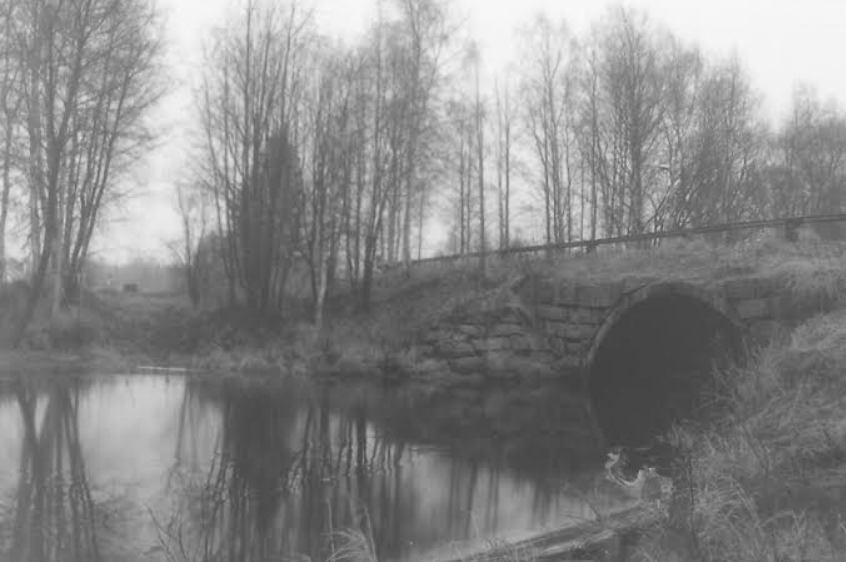
#> input picture Histogram equilization/histoequi.png, 846 x 562 px
$ python otsu_thresh.py --image '../Histogram equilization/histoequi.png'
#> lines starting #> are read from the running program, lines starting #| are printed output that depends on the picture; after the words box and inside, x2 and y2 are one past the last pixel; in counts of white or black regions, pixels touching at a corner belong together
# import the necessary packages
import argparse
import cv2
# construct the argument parser and parse the arguments
ap = argparse.ArgumentParser()
ap.add_argument("-i", "--image", type=str, required=True,
	help="path to input image")
args = vars(ap.parse_args())

# load the image and display it
image = cv2.imread(args["image"])
#> image is the input picture: shape (562, 846, 3); min 62, max 250, mean 135.4
cv2.imshow("Image", image)
# convert the image to grayscale and blur it slightly
gray = cv2.cvtColor(image, cv2.COLOR_BGR2GRAY)
blurred = cv2.GaussianBlur(gray, (7, 7), 0)

# apply Otsu's automatic thresholding which automatically determines
# the best threshold value
(T, threshInv) = cv2.threshold(blurred, 0, 255,
	cv2.THRESH_BINARY_INV | cv2.THRESH_OTSU)
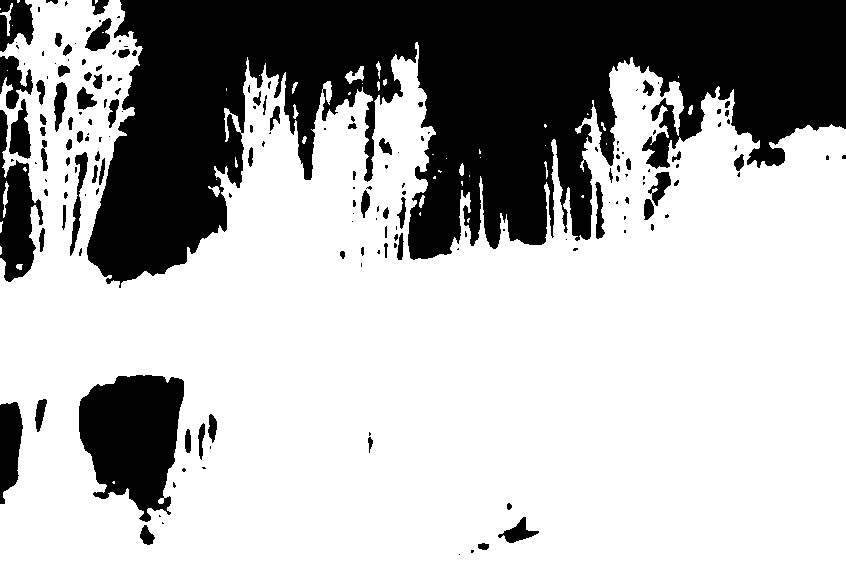
#> threshInv: shape (562, 846); 69.1% white; 180 black regions (102 under 20 px), largest, box (x1, y1, x2, y2) and area: (87, 0, 846, 288) 119364, (79, 375, 184, 522) 10775, (0, 110, 43, 282) 3641
#> T = 152
cv2.imshow("Threshold", threshInv)
print("[INFO] otsu's thresholding value: {}".format(T))
#| [INFO] otsu's thresholding value: 152.0
# visualize only the masked regions in the image
masked = cv2.bitwise_and(image, image, mask=threshInv)
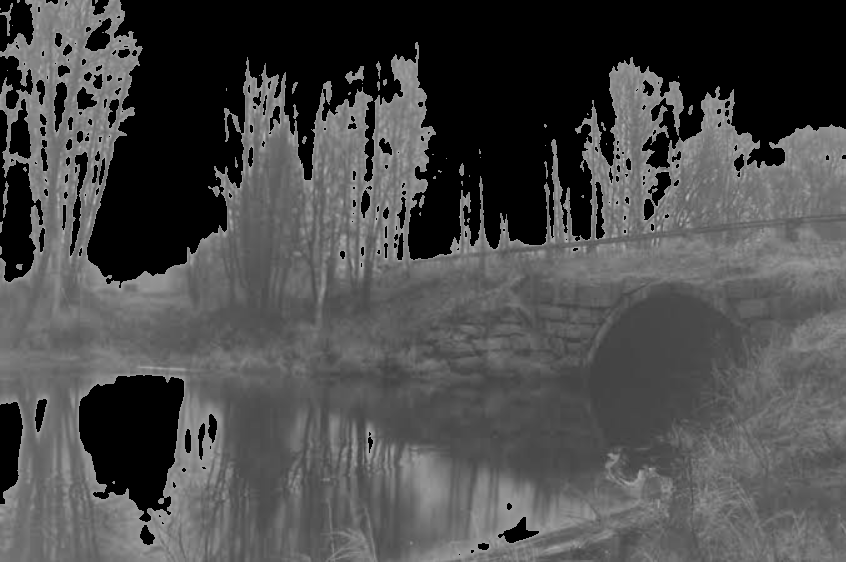
#> masked: shape (562, 846, 3); min 0, max 190, mean 74.2
cv2.imshow("Output", masked)
cv2.waitKey(0)
